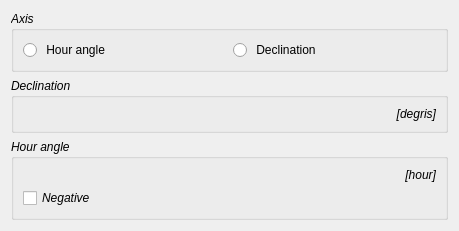
<?xml version="1.0" encoding="UTF-8"?>
<ui version="4.0">
 <class>tlinsWPilotRaDcDelta</class>
 <widget class="QWidget" name="tlinsWPilotRaDcDelta">
  <property name="geometry">
   <rect>
    <x>0</x>
    <y>0</y>
    <width>459</width>
    <height>221</height>
   </rect>
  </property>
  <property name="windowTitle">
   <string>Form</string>
  </property>
  <layout class="QVBoxLayout" name="verticalLayout">
   <item>
    <widget class="QGroupBox" name="groupBox">
     <property name="font">
      <font>
       <italic>true</italic>
      </font>
     </property>
     <property name="title">
      <string>Axis</string>
     </property>
     <layout class="QHBoxLayout" name="horizontalLayout_3">
      <item>
       <widget class="QRadioButton" name="radioRa">
        <property name="font">
         <font>
          <italic>false</italic>
         </font>
        </property>
        <property name="text">
         <string> Hour angle</string>
        </property>
       </widget>
      </item>
      <item>
       <widget class="QRadioButton" name="radioDc">
        <property name="font">
         <font>
          <italic>false</italic>
         </font>
        </property>
        <property name="text">
         <string> Declination</string>
        </property>
       </widget>
      </item>
     </layout>
    </widget>
   </item>
   <item>
    <widget class="QGroupBox" name="groupDeclination">
     <property name="font">
      <font>
       <italic>true</italic>
      </font>
     </property>
     <property name="title">
      <string>Declination</string>
     </property>
     <layout class="QHBoxLayout" name="horizontalLayout">
      <item>
       <widget class="tlinsWCoordinateDeclination" name="declinationValue" native="true"/>
      </item>
      <item>
       <widget class="QLabel" name="label">
        <property name="text">
         <string>[degris]</string>
        </property>
        <property name="alignment">
         <set>Qt::AlignRight|Qt::AlignTrailing|Qt::AlignVCenter</set>
        </property>
       </widget>
      </item>
     </layout>
    </widget>
   </item>
   <item>
    <widget class="QGroupBox" name="groupHourAngle">
     <property name="font">
      <font>
       <italic>true</italic>
      </font>
     </property>
     <property name="title">
      <string>Hour angle</string>
     </property>
     <layout class="QGridLayout" name="gridLayout">
      <item row="0" column="0">
       <widget class="tlinsWCoordinateHourAngle" name="hourAngleValue" native="true"/>
      </item>
      <item row="0" column="1">
       <widget class="QLabel" name="label_2">
        <property name="text">
         <string>[hour]</string>
        </property>
        <property name="alignment">
         <set>Qt::AlignRight|Qt::AlignTrailing|Qt::AlignVCenter</set>
        </property>
       </widget>
      </item>
      <item row="1" column="0">
       <widget class="QCheckBox" name="negative">
        <property name="text">
         <string>Negative</string>
        </property>
       </widget>
      </item>
     </layout>
    </widget>
   </item>
   <item>
    <spacer name="verticalSpacer">
     <property name="orientation">
      <enum>Qt::Vertical</enum>
     </property>
     <property name="sizeHint" stdset="0">
      <size>
       <width>20</width>
       <height>40</height>
      </size>
     </property>
    </spacer>
   </item>
  </layout>
 </widget>
 <customwidgets>
  <customwidget>
   <class>tlinsWCoordinateHourAngle</class>
   <extends>QWidget</extends>
   <header>tlinswcoordinatehourangle.h</header>
   <container>1</container>
  </customwidget>
  <customwidget>
   <class>tlinsWCoordinateDeclination</class>
   <extends>QWidget</extends>
   <header>tlinswcoordinatedeclination.h</header>
   <container>1</container>
  </customwidget>
 </customwidgets>
 <resources/>
 <connections>
  <connection>
   <sender>radioRa</sender>
   <signal>clicked()</signal>
   <receiver>tlinsWPilotRaDcDelta</receiver>
   <slot>raSelected()</slot>
   <hints>
    <hint type="sourcelabel">
     <x>67</x>
     <y>54</y>
    </hint>
    <hint type="destinationlabel">
     <x>542</x>
     <y>89</y>
    </hint>
   </hints>
  </connection>
  <connection>
   <sender>radioDc</sender>
   <signal>clicked()</signal>
   <receiver>tlinsWPilotRaDcDelta</receiver>
   <slot>dcSelected()</slot>
   <hints>
    <hint type="sourcelabel">
     <x>300</x>
     <y>54</y>
    </hint>
    <hint type="destinationlabel">
     <x>483</x>
     <y>159</y>
    </hint>
   </hints>
  </connection>
 </connections>
 <slots>
  <slot>raSelected()</slot>
  <slot>dcSelected()</slot>
 </slots>
</ui>
